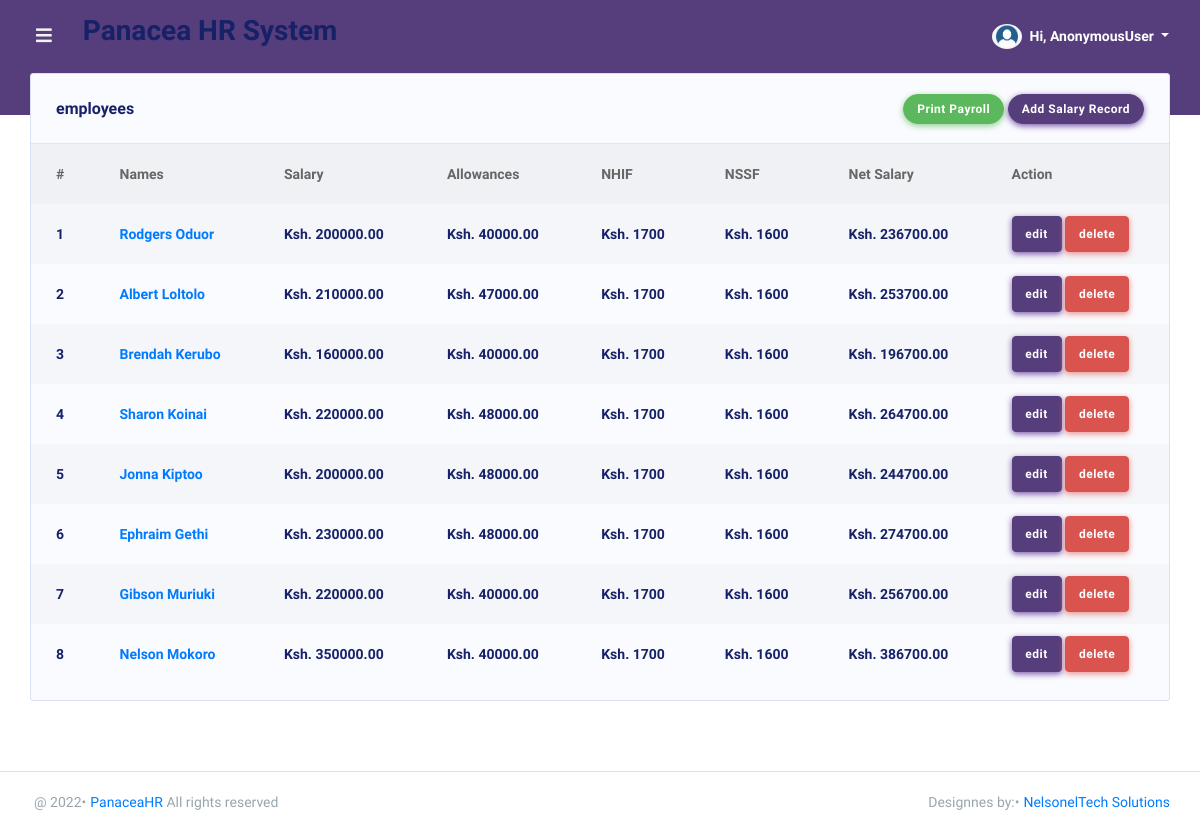
Page /dashboard/salary/ on the earlier database version.
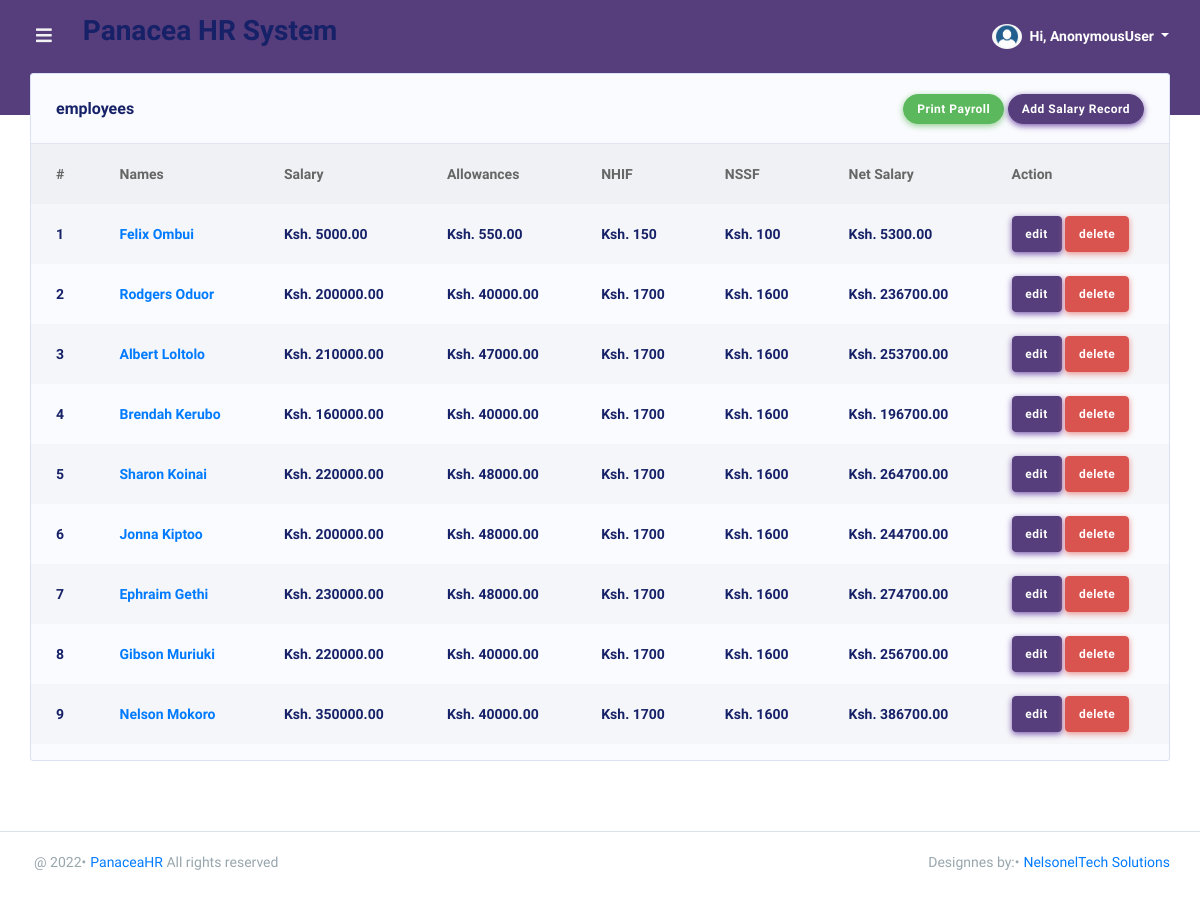
Same page on the later database version.
### PanaceaApp/models.py (models this page shows, shortened)
class Sallary(models.Model):
    employee = models.ForeignKey(Employee, on_delete=models.SET_NULL, null=True)
    salary = models.DecimalField(max_digits=10, decimal_places=2, default=0.00)
    allowance = models.DecimalField(max_digits=10, decimal_places=2, default=0.00)
    updated = models.DateTimeField(auto_now=True, null=True)
    created = models.DateTimeField(auto_now_add=True, null=True)
    class Meta:
        ordering = ['-updated', '-created']
    @property
    def nhif(self):
        if (self.salary + self.allowance) >= 0 and (self.salary + self.allowance) <= 5999:
            return(150)
        elif (self.salary + self.allowance) >= 6000 and (self.salary + self.allowance) <=7999:
            return(300)
        elif (self.salary + self.allowance) >= 8000 and (self.salary + self.allowance) <=11999:
            return(400)
        elif (self.salary + self.allowance) >= 12000 and (self.salary + self.allowance) <=14999:
            return(500)
        elif (self.salary + self.allowance) >= 15000 and (self.salary + self.allowance) <=19999:
            return(600)
        elif (self.salary + self.allowance) >= 20000 and (self.salary + self.allowance) <=24999:
            return(750)
        elif (self.salary + self.allowance) >= 25000 and (self.salary + self.allowance) <=29999:
            return(850)
        elif (self.salary + self.allowance) >= 30000 and (self.salary + self.allowance) <=34999:
            return(900)
        elif (self.salary + self.allowance) >= 35000 and (self.salary + self.allowance) <=39000:
            return(950)
        elif (self.salary + self.allowance) >= 40000 and (self.salary + self.allowance) <=44999:
            return(1000)
        elif (self.salary + self.allowance) >= 45000 and (self.salary + self.allowance) <=49000:
            return(1100)
        elif (self.salary + self.allowance) >= 50000 and (self.salary + self.allowance) <=59999:
            return(1200)
        elif (self.salary + self.allowance) >= 60000 and (self.salary + self.allowance) <=69999:
            return(1300)
        elif (self.salary + self.allowance) >= 70000 and (self.salary + self.allowance) <=79999:
            return(1400)
        elif (self.salary + self.allowance) >= 80000 and (self.salary + self.allowance) <=89999:
            return(1500)
        elif (self.salary + self.allowance) >= 90000 and (self.salary + self.allowance) <=99999:
            return(1600)
        else:
            return(1700)
    @property
    def nssf(self):
        if (self.salary + self.allowance) >= 0 and (self.salary + self.allowance) <= 5999:
            return(100)
        elif (self.salary + self.allowance) >= 6000 and (self.salary + self.allowance) <=7999:
            return(200)
        elif (self.salary + self.allowance) >= 8000 and (self.salary + self.allowance) <=11999:
            return(300)
        elif (self.salary + self.allowance) >= 12000 and (self.salary + self.allowance) <=14999:
            return(400)
        elif (self.salary + self.allowance) >= 15000 and (self.salary + self.allowance) <=19999:
            return(500)
        elif (self.salary + self.allowance) >= 20000 and (self.salary + self.allowance) <=24999:
            return(650)
        elif (self.salary + self.allowance) >= 25000 and (self.salary + self.allowance) <=29999:
            return(750)
        elif (self.salary + self.allowance) >= 30000 and (self.salary + self.allowance) <=34999:
            return(800)
        elif (self.salary + self.allowance) >= 35000 and (self.salary + self.allowance) <=39000:
            return(850)
        elif (self.salary + self.allowance) >= 40000 and (self.salary + self.allowance) <=44999:
            return(900)
        elif (self.salary + self.allowance) >= 45000 and (self.salary + self.allowance) <=49000:
            return(1000)
        elif (self.salary + self.allowance) >= 50000 and (self.salary + self.allowance) <=59999:
            return(1100)
        elif (self.salary + self.allowance) >= 60000 and (self.salary + self.allowance) <=69999:
            return(1200)
        elif (self.salary + self.allowance) >= 70000 and (self.salary + self.allowance) <=79999:
            return(1300)
        elif (self.salary + self.allowance) >= 80000 and (self.salary + self.allowance) <=89999:
            return(1400)
        elif (self.salary + self.allowance) >= 90000 and (self.salary + self.allowance) <=99999:
            return(1500)
        else:
            return(1600)
    @property
    def netSalary(self):
        return (self.salary + self.allowance)-(self.nhif + self.nssf)

class Employee(models.Model):
    GENDER = (('male', 'MALE'), ('female', 'FEMALE'), ('other', 'OTHER'))
    fullname = models.CharField(max_length=255, blank=True, null=True)
    dateofbirth = models.DateField(blank=True, null=True)
    gender = models.CharField(choices=GENDER, max_length=10, blank=True, null=True)
    department = models.ForeignKey(Department, on_delete=models.SET_NULL, null=True)
    position = models.CharField(max_length=50, blank=True, null=True)
    email = models.EmailField(blank=True, null=True)
    idnumber = models.CharField(max_length=20, blank=True, null=True)
    telephone = models.CharField(max_length=20, blank=True, null=True)
    idphoto = models.ImageField(upload_to='static/media', blank=True, null=True)
    nssfphoto = models.ImageField(upload_to='static/media', blank=True, null=True)
    nhifphoto = models.ImageField(upload_to='static/media', blank=True, null=True)
    updated = models.DateTimeField(auto_now=True, null=True)
    created = models.DateTimeField(auto_now_add=True, null=True)
    class Meta:
        ordering = ['-updated', '-created']

### PanaceaApp/views.py (the view)
# urls.py: path('salary/', views.salary, name='salary'),
def salary(request):
    salarys = Sallary.objects.all()
    context = {'salarys': salarys}
    return render(request, 'PanaceaApp/salary.html', context)

### PanaceaApp/templates/PanaceaApp/salary.html
{% extends 'main.html' %}
{% block content %}
{% load static %}
<div class="main-content">
    <section class="section">
        <div class="row row-deck">
            <div class="col-12">
                <div class="card">
                    <div class="card-header">
                        <h4>employees</h4>
                        <div class="card-header-action">
                                <button class="btn btn-success" onclick="printDiv()" type="submit">Print Payroll</button>
                            <a href="{% url 'addSalary' %}" class="btn btn-primary">Add Salary Record</a>
                        </div>
                    </div>
                    <div class="card-body p-0">
                        <div class="table-responsive table-invoice">
                            <table class="table table-striped" id="table-1">
                                <thead>
                                    <tr>
                                        <th>#</th>
                                        <th>Names</th>
                                        <th>Salary</th>
                                        <th>Allowances</th>
                                        <th>NHIF</th>
                                        <th>NSSF</th>
                                        <th>Net Salary</th>
                                        <th>Action</th>
                                    </tr>
                                </thead>
                                <tbody>
                                    {% for salary in salarys %}
                                    <tr>
                                        <td class="font-weight-600">{{forloop.counter}}</td>
                                        <td class="font-weight-600"><a class="font-weight-600"
                                            href="{% url 'salaryDetail' salary.id %}">{{salary.employee.fullname}}</a>
                                        </td>
                                        <td class="font-weight-600">Ksh. {{salary.salary}}</td>
                                        <td class="font-weight-600">Ksh. {{salary.allowance}}</td>
                                        <td class="font-weight-600">Ksh. {{salary.nhif}}</td>
                                        <td class="font-weight-600">Ksh. {{salary.nssf}}</td>
                                        <td class="font-weight-600">Ksh. {{salary.netSalary}}</td>
                                        <td>
                                            <a href="{% url 'editSalary' salary.id %}" class="btn btn-primary">edit</a>
                                            <a href="{% url 'deleteSalary' salary.id %}" class="btn btn-danger">delete</a>
                                        </td>
                                    </tr>
                                    {% endfor %}
                                </tbody>
                            </table>
                        </div>
                    </div>
                </div>
            </div>
        </div>
    </section>
</div>
{% endblock %}

Differences in the rows shown:
added Sallary: employee.fullname "Felix Ombui", salary "5000.00", allowance "550.00", nhif "150", nssf "100", netSalary "5300.00"
